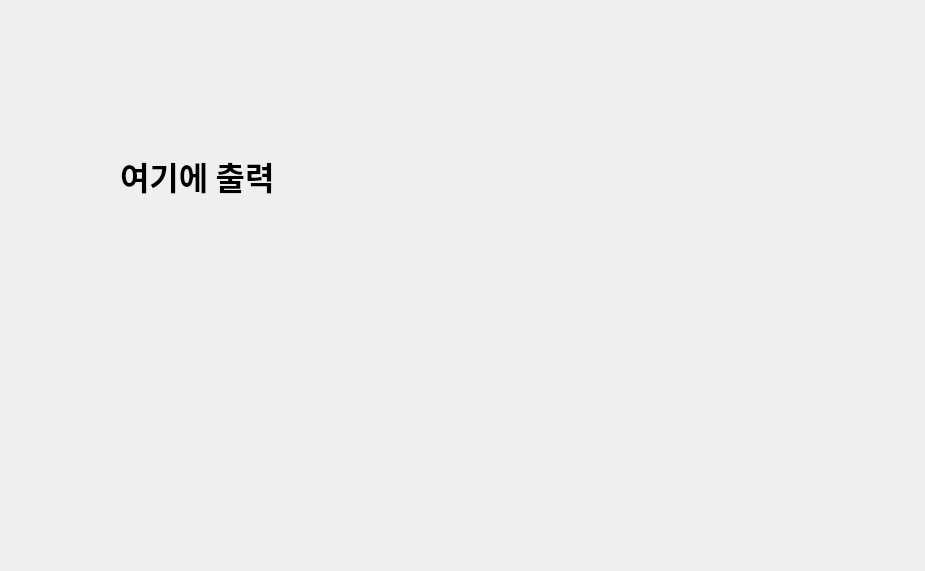
<?xml version="1.0" encoding="UTF-8"?>
<ui version="4.0">
 <class>Dialog</class>
 <widget class="QDialog" name="Dialog">
  <property name="geometry">
   <rect>
    <x>0</x>
    <y>0</y>
    <width>925</width>
    <height>571</height>
   </rect>
  </property>
  <property name="windowTitle">
   <string>Dialog</string>
  </property>
  <widget class="QLabel" name="label">
   <property name="geometry">
    <rect>
     <x>120</x>
     <y>80</y>
     <width>701</width>
     <height>191</height>
    </rect>
   </property>
   <property name="font">
    <font>
     <family>맑은 고딕</family>
     <pointsize>24</pointsize>
     <weight>75</weight>
     <bold>true</bold>
    </font>
   </property>
   <property name="text">
    <string>여기에 출력</string>
   </property>
  </widget>
 </widget>
 <resources/>
 <connections/>
</ui>
